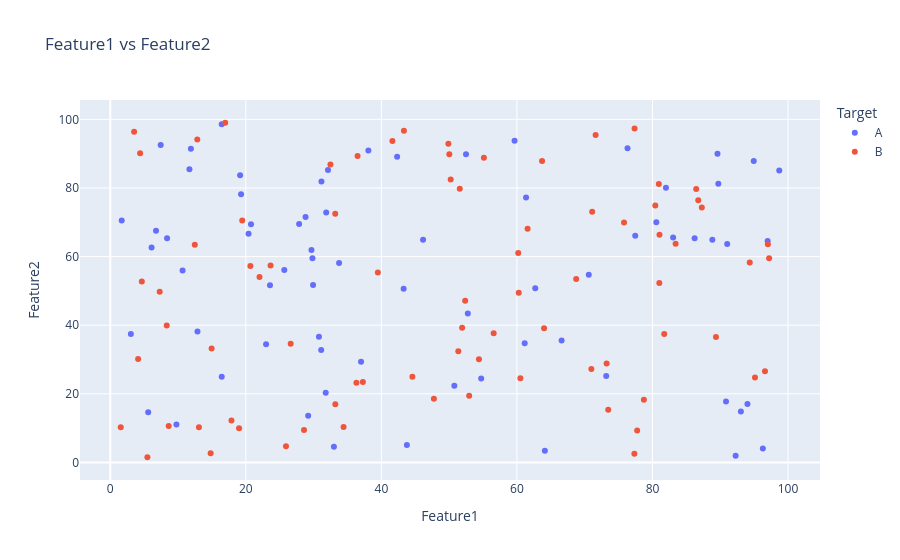
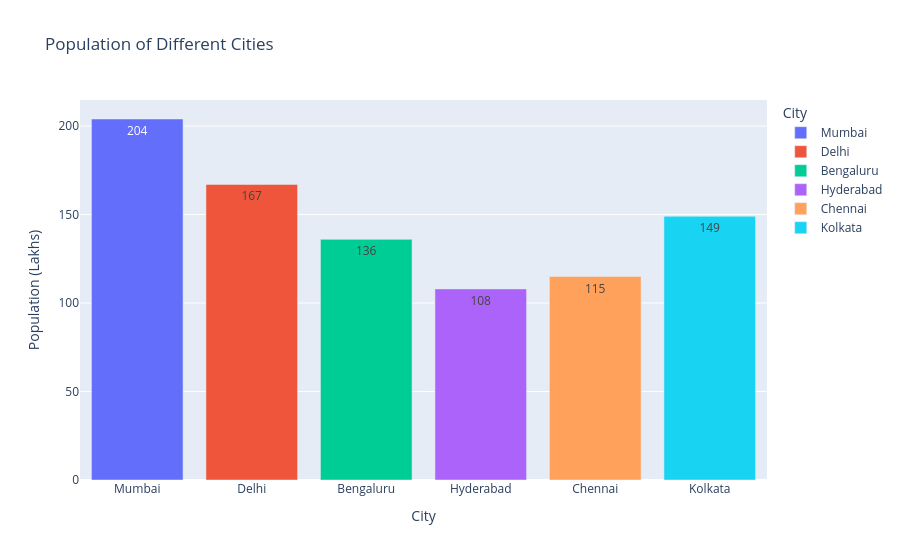
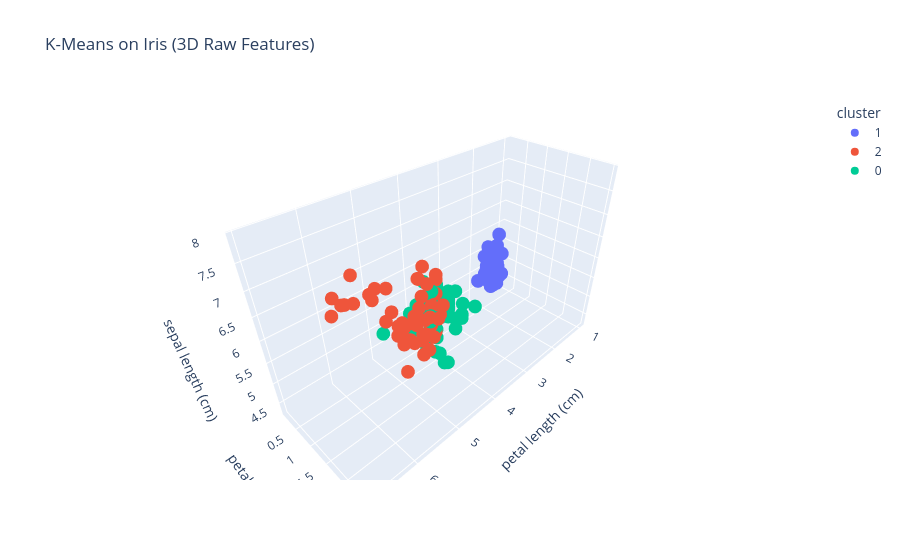
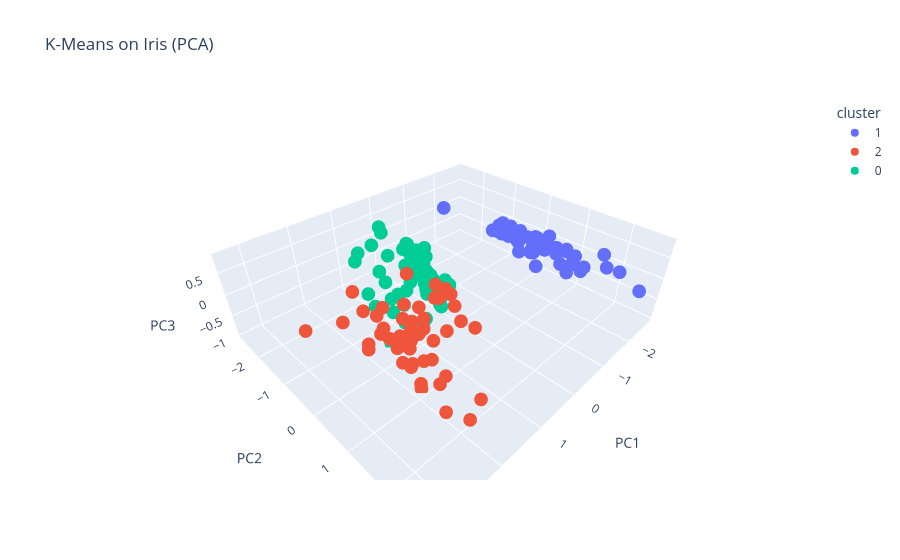

Write notebook code for charts like these, in order.
### Markdown cell above
# 📘 Data Science Lab Record - Master Revision Notebook

This notebook contains all the practical programs completed, organized by topic. It covers NumPy operations, Feature Engineering, Interactive Visualizations (Plotly & Bokeh), Web Scraping, and K-Means Clustering on the Iris dataset.

## 📋 Table of Contents
1. **NumPy Array Operations**
2. **Feature Engineering & EDA**
3. **Plotly Visualizations** (Bar Chart)
4. **Bokeh Visualizations** (Bar, Line, Scatter)
5. **Web Scraping & Data Collection**
6. **K-Means Clustering on Iris Dataset** (Raw Features & PCA)

---

### 1. NumPy Array Operations
**Problem Statement:** Create a 2D array of shape (3, 4) with random integers between 0 and 10. Perform: mean, standard deviation, slicing (first 2 rows, last 2 columns), reshape to (4, 3), and element-wise multiplication.

---

### 2. Feature Engineering & Exploratory Data Analysis
**Problem Statement:** Create a DataFrame with random data, apply log transformation, bin a feature into 3 categories, calculate the correlation matrix, and visualize using a scatter plot colored by target.

---

### 3. Interactive Bar Chart with Plotly
**Problem Statement:** Create an interactive bar chart showing the population of different cities.

---

### 4. Interactive Visualizations with Bokeh

#### 4.1 Interactive Bar Chart (Sales Figures)
**Problem Statement:** Create an interactive bar chart showing sales figures of different products using Bokeh.

#### 4.2 Interactive Line Plot (Daily Temperatures)
**Problem Statement:** Create an interactive line plot showing daily temperatures over a week using Bokeh.

#### 4.3 Interactive Scatter Plot (Iris Dataset)
**Problem Statement:** Create an interactive scatter plot showing the relationship between petal length and petal width from the Iris dataset using Bokeh.

---

### 5. Web Scraping and Data Collection
**Problem Statement:** Scrape data from a webpage and store it in a structured format like CSV or JSON. Target: `https://quotes.toscrape.com`

**Expected Output (quotes.csv):**

| Quote | Author | Tags |
| :--- | :--- | :--- |
| “The world as we have created it is a process...” | Albert Einstein | change, deep-thoughts, thinking, world |
| “It is our choices, Harry, that show what we...” | J.K. Rowling | abilities, choices |
| “There are only two ways to live your life...” | Albert Einstein | inspirational, life, live, miracle, miracles |

---

### 6. K-Means Clustering on Iris Dataset

#### 6.1 K-Means with Raw Features (3D Plot)
**Problem Statement:** Perform K-Means clustering on the Iris dataset and visualize the clusters using an interactive 3D scatter plot in Plotly. Use raw features (no PCA).

#### 6.2 K-Means with PCA (3D Plot)
**Problem Statement:** Perform K-Means clustering on the Iris dataset and visualize the clusters using an interactive 3D scatter plot in Plotly. Reduce dimensions using PCA first.

### Code cell
# ==========================================
# IMPORTS
# ==========================================
import numpy as np
import pandas as pd
import plotly.express as px
import requests
from bs4 import BeautifulSoup
from sklearn.datasets import load_iris
from sklearn.cluster import KMeans
from sklearn.preprocessing import StandardScaler
from sklearn.decomposition import PCA
from bokeh.plotting import figure, show, output_notebook
from bokeh.models import ColumnDataSource, HoverTool

# ==========================================
# 1. NumPy Array Operations
# ==========================================
print("--- 1. NumPy Array Operations ---")
# Create 2D array (3,4) with random ints 0-10
arr = np.random.randint(0, 11, size=(3, 4))
print("Original:\n", arr)

# Mean and Standard Deviation
print("Mean:", arr.mean(), "| Std Dev:", arr.std())

# Slice: first 2 rows, last 2 columns
print("Sliced:\n", arr[:2, -2:])

# Reshape to (4, 3)
reshaped = arr.reshape(4, 3)
print("Reshaped:\n", reshaped)

# Element-wise multiplication with same shape
arr2 = np.random.randint(1, 5, size=(4, 3))
print("Multiplied:\n", reshaped * arr2)


# ==========================================
# 2. Feature Engineering & EDA
# ==========================================
print("\n--- 2. Feature Engineering & EDA ---")
np.random.seed(42)
df = pd.DataFrame({
    'Feature1': np.random.uniform(1, 100, 150),
    'Feature2': np.random.uniform(1, 100, 150),
    'Target':   np.random.choice(['A', 'B'], 150)
})

df['Log_Feature1'] = np.log(df['Feature1'])
df['Feature2_Category'] = pd.cut(df['Feature2'], bins=3, labels=['Low','Medium','High'])

print("Correlation Matrix:\n", df[['Feature1','Feature2','Log_Feature1']].corr())

px.scatter(df, x='Feature1', y='Feature2', color='Target',
           title='Feature1 vs Feature2').show()


# ==========================================
# 3. Interactive Bar Chart with Plotly
# ==========================================
print("\n--- 3. Interactive Bar Chart with Plotly ---")
data_pop = {'City': ['Mumbai', 'Delhi', 'Bengaluru', 'Hyderabad', 'Chennai', 'Kolkata'],
            'Population (Lakhs)': [204, 167, 136, 108, 115, 149]}
df_pop = pd.DataFrame(data_pop)

fig = px.bar(df_pop, x='City', y='Population (Lakhs)', color='City',
             title='Population of Different Cities', text='Population (Lakhs)')
fig.show()


# ==========================================
# 4. Interactive Visualizations with Bokeh
# ==========================================
print("\n--- 4. Interactive Visualizations with Bokeh ---")
output_notebook()

# 4.1 Interactive Bar Chart (Sales Figures)
data_sales = {'Product': ['Laptop','Smartphone','Headphones','Smart Watch','Tablet',
                          'Printer','Keyboard','Monitor','External Hard Drive','Webcam'],
              'Sales':   [20000, 24000, 3750, 6000, 7000, 2250, 1800, 4500, 3500, 2000]}
df_sales = pd.DataFrame(data_sales)
source_sales = ColumnDataSource(df_sales)

p1 = figure(x_range=df_sales['Product'], title='Sales Figures of Different Products',
            x_axis_label='Products', y_axis_label='Total Sales ($)',
            height=450, width=850)
p1.vbar(x='Product', top='Sales', width=0.6, source=source_sales, color='steelblue')
p1.add_tools(HoverTool(tooltips=[("Product", "@Product"), ("Sales ($)", "@Sales")]))
show(p1)


# 4.2 Interactive Line Plot (Daily Temperatures)
data_temp = {'Day': ['Monday','Tuesday','Wednesday','Thursday','Friday','Saturday','Sunday'],
             'Temperature': [28, 30, 29, 31, 33, 32, 30]}
df_temp = pd.DataFrame(data_temp)
source_temp = ColumnDataSource(df_temp)

p2 = figure(x_range=df_temp['Day'], title='Daily Temperatures Over a Week',
            x_axis_label='Day', y_axis_label='Temperature (°C)',
            height=450, width=750)
p2.line(x='Day', y='Temperature', source=source_temp, line_width=2, color='blue')
p2.scatter(x='Day', y='Temperature', source=source_temp, size=8, color='red') # FIXED: p.circle deprecated
p2.add_tools(HoverTool(tooltips=[("Day", "@Day"), ("Temperature (°C)", "@Temperature")]))
show(p2)


# 4.3 Interactive Scatter Plot (Iris Dataset)
iris = load_iris()
df_iris = pd.DataFrame(iris.data, columns=iris.feature_names)
source_iris = ColumnDataSource(df_iris)

p3 = figure(title='Relationship: Petal Length vs Petal Width (Iris)',
            x_axis_label='Petal Length (cm)', y_axis_label='Petal Width (cm)',
            height=450, width=700)
p3.scatter(x='petal length (cm)', y='petal width (cm)', 
           source=source_iris, size=8, color='blue', alpha=0.6)
p3.add_tools(HoverTool(tooltips=[("Petal Length", "@{petal length (cm)}"),
                                 ("Petal Width", "@{petal width (cm)}")]))
show(p3)


# ==========================================
# 5. Web Scraping and Data Collection
# ==========================================
print("\n--- 5. Web Scraping and Data Collection ---")
url = "https://quotes.toscrape.com"
response = requests.get(url)
soup = BeautifulSoup(response.text, 'html.parser')

data_quotes = []
for q in soup.find_all('div', class_='quote'):
    data_quotes.append({
        'Quote': q.find('span', class_='text').text,
        'Author': q.find('small', class_='author').text,
        'Tags': ", ".join([t.text for t in q.find_all('a', class_='tag')])
    })

df_quotes = pd.DataFrame(data_quotes)
df_quotes.to_csv('quotes.csv', index=False)
print(df_quotes.head())


# ==========================================
# 6. K-Means Clustering on Iris Dataset
# ==========================================
print("\n--- 6. K-Means Clustering on Iris Dataset ---")

# 6.1 K-Means with Raw Features (3D Plot)
X_scaled = StandardScaler().fit_transform(df_iris)
df_iris['cluster'] = KMeans(n_clusters=3, random_state=42, n_init=10).fit_predict(X_scaled).astype(str)

px.scatter_3d(df_iris, x='petal length (cm)', y='petal width (cm)',
              z='sepal length (cm)', color='cluster',
              title='K-Means on Iris (3D Raw Features)').show()


# 6.2 K-Means with PCA (3D Plot)
pca = PCA(n_components=3)
df_iris[['PC1','PC2','PC3']] = pca.fit_transform(X_scaled)

px.scatter_3d(df_iris, x='PC1', y='PC2', z='PC3', color='cluster', 
              title='K-Means on Iris (PCA)').show()

### Figure 1 — Plotly figure (JSON) as saved in the notebook; plotly's stock layout.template omitted (floating-point values rounded to 4 significant figures)
{"data": [{"hovertemplate": "Target=A<br>Feature1=%{x}<br>Feature2=%{y}<extra></extra>", "legendgroup": "A", "marker": {"color": "#636efa", "symbol": "circle"}, "mode": "markers", "name": "A", "orientation": "v", "showlegend": true, "type": "scatter", "x": [38.08, 16.45, 16.44, 6.75, 3.038, 19.16, 31.12, 43.76, 29.83, 29.92, 46.15, 20.77, 59.65, 5.599, 61.15, 7.44, 94.94, 31.16, 10.67, 91.02, 66.59, 31.86, 52.49, 19.3, 96.99, 94.01, 89.59, 92.27, 9.761, 20.4, 27.86, 83.05, 28.81, 54.73, 8.381, 98.7, 77.45, 73.17, 62.71, 33.76, 31.79, 64.12, 88.83, 76.32, 52.75, 11.68, 32.12, 90.85, 25.68, 29.69, 93.04, 80.56, 89.71, 11.9, 23.57, 43.28, 81.98, 86.21, 1.688, 42.32, 22.99, 12.87, 33.0, 70.6, 37.0, 96.28, 30.79, 29.2, 61.35, 50.77, 6.096], "xaxis": "x", "y": [90.92, 98.58, 24.96, 67.54, 37.41, 83.69, 32.76, 5.037, 59.5, 51.7, 64.87, 69.4, 93.74, 14.61, 34.77, 92.54, 87.86, 81.9, 55.96, 63.68, 35.57, 72.87, 89.81, 78.21, 64.56, 17.0, 89.96, 1.911, 11.05, 66.69, 69.5, 65.54, 71.51, 24.49, 65.31, 85.07, 66.1, 25.15, 50.76, 58.11, 20.33, 3.407, 64.9, 91.57, 43.39, 85.45, 85.26, 17.78, 56.12, 61.89, 14.87, 70.0, 81.2, 91.41, 51.62, 50.65, 80.03, 65.35, 70.49, 89.11, 34.46, 38.18, 4.558, 54.72, 29.37, 4.02, 36.66, 13.58, 77.23, 22.37, 62.67], "yaxis": "y"}, {"hovertemplate": "Target=B<br>Feature1=%{x}<br>Feature2=%{y}<extra></extra>", "legendgroup": "B", "marker": {"color": "#EF553B", "symbol": "circle"}, "mode": "markers", "name": "B", "orientation": "v", "showlegend": true, "type": "scatter", "x": [95.12, 73.47, 60.27, 86.75, 60.51, 71.1, 97.02, 83.41, 22.02, 19.0, 52.95, 61.57, 14.81, 37.27, 78.73, 51.91, 17.88, 96.6, 81.03, 68.74, 44.58, 13.08, 50.02, 4.404, 26.62, 55.12, 77.74, 60.19, 5.478, 33.21, 39.48, 36.32, 14.95, 80.42, 20.67, 1.547, 81.73, 70.98, 77.36, 8.33, 36.49, 12.47, 86.45, 7.292, 33.19, 73.23, 47.75, 12.84, 71.61, 56.57, 77.33, 49.89, 43.33, 3.516, 4.111, 64.0, 51.35, 41.63, 75.8, 23.65, 8.621, 16.96, 81.0, 63.71, 87.27, 19.47, 89.36, 54.39, 80.94, 32.48, 51.56, 34.42, 94.35, 52.36, 97.21, 25.93, 50.23, 4.652, 28.59], "xaxis": "x", "y": [24.72, 15.34, 49.46, 76.4, 24.53, 73.09, 63.6, 63.72, 54.04, 9.939, 19.47, 68.08, 2.642, 23.42, 18.26, 39.29, 12.23, 26.54, 66.34, 53.44, 24.94, 10.22, 89.82, 90.14, 34.56, 88.82, 9.33, 61.04, 1.501, 16.92, 55.32, 23.2, 33.21, 74.9, 57.26, 10.27, 37.4, 27.26, 97.33, 39.92, 89.31, 63.48, 79.69, 49.76, 72.52, 28.8, 18.53, 94.11, 95.44, 37.65, 2.53, 92.9, 96.7, 96.4, 30.15, 39.12, 32.38, 93.68, 69.91, 57.44, 10.62, 99.02, 52.31, 87.86, 74.34, 70.55, 36.59, 30.07, 81.13, 86.84, 79.78, 10.3, 58.25, 47.09, 59.49, 4.697, 82.44, 52.7, 9.449], "yaxis": "y"}], "layout": {"legend": {"title": {"text": "Target"}, "tracegroupgap": 0}, "title": {"text": "Feature1 vs Feature2"}, "xaxis": {"anchor": "y", "domain": [0, 1], "title": {"text": "Feature1"}}, "yaxis": {"anchor": "x", "domain": [0, 1], "title": {"text": "Feature2"}}}}

### Figure 2 — Plotly figure (JSON) as saved in the notebook; plotly's stock layout.template omitted (floating-point values rounded to 4 significant figures)
{"data": [{"hovertemplate": "City=%{x}<br>Population (Lakhs)=%{text}<extra></extra>", "legendgroup": "Mumbai", "marker": {"color": "#636efa", "pattern": {"shape": ""}}, "name": "Mumbai", "orientation": "v", "showlegend": true, "text": [204.0], "textposition": "auto", "type": "bar", "x": ["Mumbai"], "xaxis": "x", "y": [204], "yaxis": "y"}, {"hovertemplate": "City=%{x}<br>Population (Lakhs)=%{text}<extra></extra>", "legendgroup": "Delhi", "marker": {"color": "#EF553B", "pattern": {"shape": ""}}, "name": "Delhi", "orientation": "v", "showlegend": true, "text": [167.0], "textposition": "auto", "type": "bar", "x": ["Delhi"], "xaxis": "x", "y": [167], "yaxis": "y"}, {"hovertemplate": "City=%{x}<br>Population (Lakhs)=%{text}<extra></extra>", "legendgroup": "Bengaluru", "marker": {"color": "#00cc96", "pattern": {"shape": ""}}, "name": "Bengaluru", "orientation": "v", "showlegend": true, "text": [136.0], "textposition": "auto", "type": "bar", "x": ["Bengaluru"], "xaxis": "x", "y": [136], "yaxis": "y"}, {"hovertemplate": "City=%{x}<br>Population (Lakhs)=%{text}<extra></extra>", "legendgroup": "Hyderabad", "marker": {"color": "#ab63fa", "pattern": {"shape": ""}}, "name": "Hyderabad", "orientation": "v", "showlegend": true, "text": [108.0], "textposition": "auto", "type": "bar", "x": ["Hyderabad"], "xaxis": "x", "y": [108], "yaxis": "y"}, {"hovertemplate": "City=%{x}<br>Population (Lakhs)=%{text}<extra></extra>", "legendgroup": "Chennai", "marker": {"color": "#FFA15A", "pattern": {"shape": ""}}, "name": "Chennai", "orientation": "v", "showlegend": true, "text": [115.0], "textposition": "auto", "type": "bar", "x": ["Chennai"], "xaxis": "x", "y": [115], "yaxis": "y"}, {"hovertemplate": "City=%{x}<br>Population (Lakhs)=%{text}<extra></extra>", "legendgroup": "Kolkata", "marker": {"color": "#19d3f3", "pattern": {"shape": ""}}, "name": "Kolkata", "orientation": "v", "showlegend": true, "text": [149.0], "textposition": "auto", "type": "bar", "x": ["Kolkata"], "xaxis": "x", "y": [149], "yaxis": "y"}], "layout": {"barmode": "relative", "legend": {"title": {"text": "City"}, "tracegroupgap": 0}, "title": {"text": "Population of Different Cities"}, "xaxis": {"anchor": "y", "categoryarray": ["Mumbai", "Delhi", "Bengaluru", "Hyderabad", "Chennai", "Kolkata"], "categoryorder": "array", "domain": [0, 1], "title": {"text": "City"}}, "yaxis": {"anchor": "x", "domain": [0, 1], "title": {"text": "Population (Lakhs)"}}}}

### Figure 3 — Plotly figure (JSON) as saved in the notebook; plotly's stock layout.template omitted (floating-point values rounded to 4 significant figures)
{"data": [{"hovertemplate": "cluster=1<br>petal length (cm)=%{x}<br>petal width (cm)=%{y}<br>sepal length (cm)=%{z}<extra></extra>", "legendgroup": "1", "marker": {"color": "#636efa", "symbol": "circle"}, "mode": "markers", "name": "1", "scene": "scene", "showlegend": true, "type": "scatter3d", "x": [1.4, 1.4, 1.3, 1.5, 1.4, 1.7, 1.4, 1.5, 1.4, 1.5, 1.5, 1.6, 1.4, 1.1, 1.2, 1.5, 1.3, 1.4, 1.7, 1.5, 1.7, 1.5, 1.0, 1.7, 1.9, 1.6, 1.6, 1.5, 1.4, 1.6, 1.6, 1.5, 1.5, 1.4, 1.5, 1.2, 1.3, 1.4, 1.3, 1.5, 1.3, 1.3, 1.3, 1.6, 1.9, 1.4, 1.6, 1.4, 1.5, 1.4], "y": [0.2, 0.2, 0.2, 0.2, 0.2, 0.4, 0.3, 0.2, 0.2, 0.1, 0.2, 0.2, 0.1, 0.1, 0.2, 0.4, 0.4, 0.3, 0.3, 0.3, 0.2, 0.4, 0.2, 0.5, 0.2, 0.2, 0.4, 0.2, 0.2, 0.2, 0.2, 0.4, 0.1, 0.2, 0.2, 0.2, 0.2, 0.1, 0.2, 0.2, 0.3, 0.3, 0.2, 0.6, 0.4, 0.3, 0.2, 0.2, 0.2, 0.2], "z": [5.1, 4.9, 4.7, 4.6, 5.0, 5.4, 4.6, 5.0, 4.4, 4.9, 5.4, 4.8, 4.8, 4.3, 5.8, 5.7, 5.4, 5.1, 5.7, 5.1, 5.4, 5.1, 4.6, 5.1, 4.8, 5.0, 5.0, 5.2, 5.2, 4.7, 4.8, 5.4, 5.2, 5.5, 4.9, 5.0, 5.5, 4.9, 4.4, 5.1, 5.0, 4.5, 4.4, 5.0, 5.1, 4.8, 5.1, 4.6, 5.3, 5.0]}, {"hovertemplate": "cluster=2<br>petal length (cm)=%{x}<br>petal width (cm)=%{y}<br>sepal length (cm)=%{z}<extra></extra>", "legendgroup": "2", "marker": {"color": "#EF553B", "symbol": "circle"}, "mode": "markers", "name": "2", "scene": "scene", "showlegend": true, "type": "scatter3d", "x": [4.7, 4.5, 4.9, 4.7, 4.4, 4.8, 4.4, 4.8, 5.0, 4.5, 4.7, 6.0, 5.9, 5.6, 5.8, 6.6, 6.3, 5.8, 6.1, 5.1, 5.3, 5.5, 5.3, 5.5, 6.7, 6.9, 5.7, 6.7, 5.7, 6.0, 4.9, 5.6, 5.8, 6.1, 6.4, 5.6, 6.1, 5.6, 5.5, 5.4, 5.6, 5.1, 5.9, 5.7, 5.2, 5.2, 5.4], "y": [1.4, 1.5, 1.5, 1.6, 1.4, 1.8, 1.4, 1.4, 1.7, 1.6, 1.5, 2.5, 2.1, 1.8, 2.2, 2.1, 1.8, 1.8, 2.5, 2.0, 1.9, 2.1, 2.3, 1.8, 2.2, 2.3, 2.3, 2.0, 2.1, 1.8, 1.8, 2.1, 1.6, 1.9, 2.0, 2.2, 2.3, 2.4, 1.8, 2.1, 2.4, 2.3, 2.3, 2.5, 2.3, 2.0, 2.3], "z": [7.0, 6.4, 6.9, 6.3, 6.7, 5.9, 6.6, 6.8, 6.7, 6.0, 6.7, 6.3, 7.1, 6.3, 6.5, 7.6, 7.3, 6.7, 7.2, 6.5, 6.4, 6.8, 6.4, 6.5, 7.7, 7.7, 6.9, 7.7, 6.7, 7.2, 6.1, 6.4, 7.2, 7.4, 7.9, 6.4, 7.7, 6.3, 6.4, 6.9, 6.7, 6.9, 6.8, 6.7, 6.7, 6.5, 6.2]}, {"hovertemplate": "cluster=0<br>petal length (cm)=%{x}<br>petal width (cm)=%{y}<br>sepal length (cm)=%{z}<extra></extra>", "legendgroup": "0", "marker": {"color": "#00cc96", "symbol": "circle"}, "mode": "markers", "name": "0", "scene": "scene", "showlegend": true, "type": "scatter3d", "x": [4.0, 4.6, 4.5, 3.3, 4.6, 3.9, 3.5, 4.2, 4.0, 4.7, 3.6, 4.5, 4.1, 4.5, 3.9, 4.0, 4.9, 4.7, 4.3, 4.5, 3.5, 3.8, 3.7, 3.9, 5.1, 4.5, 4.4, 4.1, 4.0, 4.4, 4.6, 4.0, 3.3, 4.2, 4.2, 4.2, 4.3, 3.0, 4.1, 5.1, 4.5, 5.0, 5.1, 5.0, 4.9, 4.9, 4.8, 5.1, 5.6, 4.8, 5.1, 5.0, 5.1], "y": [1.3, 1.5, 1.3, 1.0, 1.3, 1.4, 1.0, 1.5, 1.0, 1.4, 1.3, 1.5, 1.0, 1.5, 1.1, 1.3, 1.5, 1.2, 1.3, 1.5, 1.0, 1.1, 1.0, 1.2, 1.6, 1.5, 1.3, 1.3, 1.3, 1.2, 1.4, 1.2, 1.0, 1.3, 1.2, 1.3, 1.3, 1.1, 1.3, 1.9, 1.7, 2.0, 2.4, 1.5, 2.0, 1.8, 1.8, 1.5, 1.4, 1.8, 1.9, 1.9, 1.8], "z": [5.5, 6.5, 5.7, 4.9, 6.6, 5.2, 5.0, 5.9, 6.0, 6.1, 5.6, 5.6, 5.8, 6.2, 5.6, 6.1, 6.3, 6.1, 6.4, 6.0, 5.7, 5.5, 5.5, 5.8, 6.0, 5.4, 6.3, 5.6, 5.5, 5.5, 6.1, 5.8, 5.0, 5.6, 5.7, 5.7, 6.2, 5.1, 5.7, 5.8, 4.9, 5.7, 5.8, 6.0, 5.6, 6.3, 6.2, 6.3, 6.1, 6.0, 5.8, 6.3, 5.9]}], "layout": {"legend": {"title": {"text": "cluster"}, "tracegroupgap": 0}, "scene": {"domain": {"x": [0, 1], "y": [0, 1]}, "xaxis": {"title": {"text": "petal length (cm)"}}, "yaxis": {"title": {"text": "petal width (cm)"}}, "zaxis": {"title": {"text": "sepal length (cm)"}}}, "title": {"text": "K-Means on Iris (3D Raw Features)"}}}

### Figure 4 — Plotly figure (JSON) as saved in the notebook; plotly's stock layout.template omitted (floating-point values rounded to 4 significant figures)
{"data": [{"hovertemplate": "cluster=1<br>PC1=%{x}<br>PC2=%{y}<br>PC3=%{z}<extra></extra>", "legendgroup": "1", "marker": {"color": "#636efa", "symbol": "circle"}, "mode": "markers", "name": "1", "scene": "scene", "showlegend": true, "type": "scatter3d", "x": [-2.265, -2.081, -2.364, -2.299, -2.39, -2.076, -2.444, -2.233, -2.335, -2.184, -2.166, -2.326, -2.218, -2.633, -2.199, -2.262, -2.208, -2.19, -1.899, -2.343, -1.914, -2.207, -2.774, -1.819, -2.227, -1.952, -2.051, -2.169, -2.14, -2.265, -2.14, -1.832, -2.615, -2.446, -2.11, -2.208, -2.045, -2.527, -2.43, -2.17, -2.286, -1.858, -2.554, -1.964, -2.137, -2.07, -2.385, -2.394, -2.229, -2.204], "y": [0.48, -0.6741, -0.3419, -0.5974, 0.6468, 1.489, 0.04764, 0.2231, -1.115, -0.469, 1.044, 0.1331, -0.7287, -0.9615, 1.86, 2.686, 1.484, 0.4888, 1.405, 1.128, 0.4089, 0.9241, 0.4583, 0.08556, 0.1373, -0.6256, 0.2422, 0.5271, 0.3132, -0.3377, -0.5045, 0.4237, 1.794, 2.151, -0.4602, -0.2061, 0.6616, 0.5923, -0.9042, 0.2689, 0.4417, -2.337, -0.4791, 0.4723, 1.142, -0.7111, 1.12, -0.3862, 0.998, 0.009216], "z": [0.1277, 0.2346, -0.0442, -0.09129, -0.01574, -0.02697, -0.3355, 0.0887, -0.1451, 0.2538, 0.2687, -0.09376, 0.2309, -0.1808, 0.4729, -0.03053, 0.005344, 0.04422, 0.3743, -0.1326, 0.4213, -0.1599, -0.3322, -0.03449, -0.118, 0.3056, -0.08636, 0.2068, 0.2712, -0.06844, 0.07501, 0.2705, -0.04723, 0.08267, 0.1703, 0.2254, 0.4845, -0.01944, -0.1933, 0.1759, -0.03489, 0.2042, -0.3058, -0.3096, -0.2484, 0.06393, -0.05722, -0.1395, 0.1815, 0.153]}, {"hovertemplate": "cluster=2<br>PC1=%{x}<br>PC2=%{y}<br>PC3=%{z}<extra></extra>", "legendgroup": "2", "marker": {"color": "#EF553B", "symbol": "circle"}, "mode": "markers", "name": "2", "scene": "scene", "showlegend": true, "type": "scatter3d", "x": [1.102, 0.7313, 1.241, 0.7465, 0.8754, 0.7377, 0.8743, 1.257, 1.358, 0.4291, 1.049, 1.845, 2.205, 1.44, 1.868, 2.752, 2.302, 2.007, 2.26, 1.364, 1.603, 1.884, 1.59, 1.471, 2.426, 3.311, 2.038, 2.898, 1.701, 1.954, 1.021, 1.788, 1.864, 2.436, 2.305, 1.863, 2.799, 1.576, 1.346, 1.852, 2.015, 1.902, 2.041, 1.998, 1.871, 1.521, 1.373], "y": [0.863, 0.5946, 0.6163, 0.773, 0.5091, 0.3966, 0.2508, -0.07726, 0.3313, 0.8456, 0.5221, 0.8704, 0.562, -0.04699, 0.295, 0.8004, 0.4201, -0.7114, 1.921, 0.6928, -0.4217, 0.4192, 0.6762, 0.2556, 2.557, 0.01778, 0.9105, 0.4136, 1.014, 1.008, 0.06435, -0.1874, 0.5623, 0.2593, 2.626, -0.1785, 0.8568, 1.069, 0.4224, 0.6761, 0.6139, 0.6896, 0.8675, 1.049, 0.387, 0.2691, 1.011], "z": [0.6846, 0.09412, 0.554, -0.149, 0.5035, -0.6165, 0.4726, 0.7272, 0.2608, -0.4506, 0.3958, -1.005, 0.2029, -0.1636, -0.3956, 0.5823, 0.6517, 0.394, -0.3976, -0.2846, -0.02319, -0.02634, -0.6384, -0.03743, 0.1279, 0.7033, -0.2348, 0.8574, -0.2985, 0.42, -0.3377, -0.2707, 0.7156, 0.7278, 0.4935, -0.3541, 0.5429, -0.9459, -0.1809, 0.01267, -0.4283, -0.1301, -0.3381, -0.6324, -0.2563, -0.1802, -0.9334]}, {"hovertemplate": "cluster=0<br>PC1=%{x}<br>PC2=%{y}<br>PC3=%{z}<extra></extra>", "legendgroup": "0", "marker": {"color": "#00cc96", "symbol": "circle"}, "mode": "markers", "name": "0", "scene": "scene", "showlegend": true, "type": "scatter3d", "x": [0.4075, 1.075, 0.3887, -0.4873, 0.9279, 0.01143, -0.1102, 0.4407, 0.5621, 0.7196, -0.03335, 0.3503, 0.1588, 1.225, 0.1649, 0.4763, 1.234, 0.6329, 0.7027, 0.6648, -0.04026, 0.1308, 0.02345, 0.2415, 1.061, 0.224, 1.045, 0.06959, 0.2835, 0.2791, 0.6246, 0.3365, -0.3622, 0.2886, 0.09136, 0.2277, 0.5764, -0.4477, 0.2567, 1.158, 0.367, 1.26, 1.468, 1.264, 0.978, 1.333, 1.175, 1.114, 1.202, 0.9248, 1.158, 1.565, 0.9607], "y": [-1.754, -0.2084, -0.5933, -1.852, 0.03223, -1.034, -2.654, -0.0633, -1.765, -0.1862, -0.439, -0.1963, -0.7921, -1.622, -1.303, -0.4173, -0.9333, -0.4164, -0.06341, -0.2259, -1.059, -1.562, -1.572, -0.7773, -0.6338, -0.2878, -1.383, -0.2195, -1.329, -1.12, 0.02492, -0.9884, -2.019, -0.8557, -0.1812, -0.3849, -0.1549, -1.544, -0.5989, -0.6989, -1.562, -1.162, -0.4423, -1.707, -0.5718, -0.4818, -0.3164, -0.2929, -0.8113, 0.01722, -0.6989, -0.8967, -0.02433], "z": [0.0231, 0.3983, -0.1242, -0.2493, 0.5962, -0.5389, 0.04679, -0.2051, 0.7658, 0.06866, -0.1949, -0.4909, 0.302, 0.4823, 0.1728, 0.265, 0.3684, 0.2919, 0.446, -0.08586, 0.3196, 0.15, 0.2416, 0.1512, -0.1053, -0.6652, 0.6883, -0.2916, -0.08941, -0.09449, 0.02048, 0.1994, -0.1058, -0.1309, -0.129, -0.1562, 0.2717, -0.1904, -0.09188, -0.5302, -0.9869, -0.5802, -1.004, 0.2675, -0.8281, 0.005428, -0.1299, 0.1835, 0.1647, -0.4168, -0.5302, 0.02637, -0.5282]}], "layout": {"legend": {"title": {"text": "cluster"}, "tracegroupgap": 0}, "scene": {"domain": {"x": [0, 1], "y": [0, 1]}, "xaxis": {"title": {"text": "PC1"}}, "yaxis": {"title": {"text": "PC2"}}, "zaxis": {"title": {"text": "PC3"}}}, "title": {"text": "K-Means on Iris (PCA)"}}}
